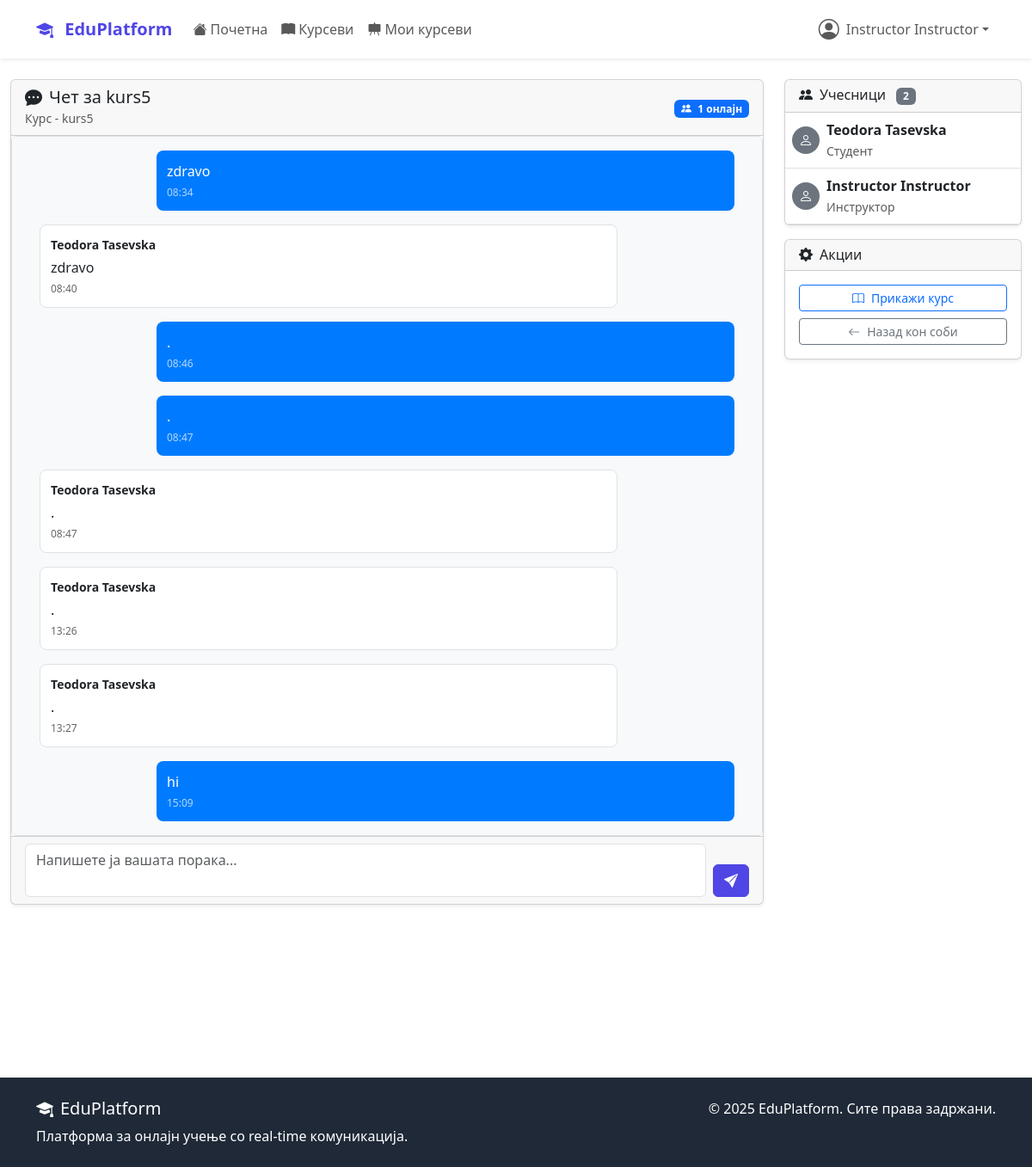
Before: /chat/room/3/ (signed in) with the older database file.
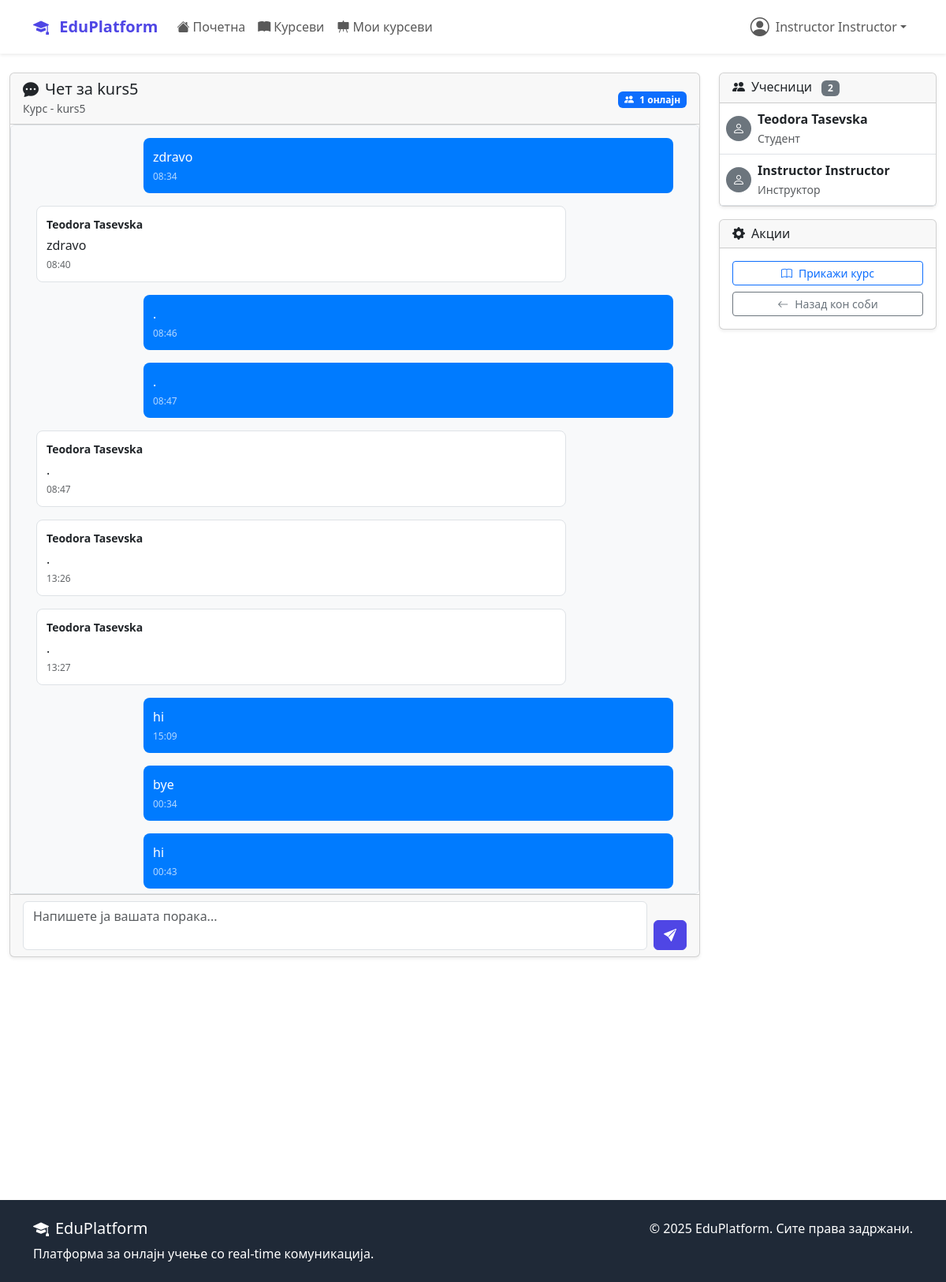
After: the same page with the newer database file.
### chat/models.py (models this page shows)
class Message(models.Model):
    MESSAGE_TYPE_CHOICES = (
        ('text', 'Текст'),
        ('file', 'Фајл'),
        ('image', 'Слика'),
        ('system', 'Системска'),
    )
    room = models.ForeignKey(ChatRoom, on_delete=models.CASCADE, related_name='messages')
    sender = models.ForeignKey(
        settings.AUTH_USER_MODEL,
        on_delete=models.CASCADE,
        related_name='sent_messages'
    )
    content = models.TextField()
    message_type = models.CharField(max_length=20, choices=MESSAGE_TYPE_CHOICES, default='text')
    file_attachment = models.FileField(upload_to='chat_files/', blank=True, null=True)
    reply_to = models.ForeignKey(
        'self',
        on_delete=models.CASCADE,
        null=True,
        blank=True,
        related_name='replies'
    )
    is_edited = models.BooleanField(default=False)
    edited_at = models.DateTimeField(null=True, blank=True)
    timestamp = models.DateTimeField(auto_now_add=True)
    class Meta:
        ordering = ['timestamp']
    def __str__(self):
        return f"{self.sender.username}: {self.content[:50]}..."

### accounts/models.py (models this page shows, shortened)
class User(AbstractUser):
    USER_TYPE_CHOICES = (
        ('student', 'Студент'),
        ('instructor', 'Инструктор'),
        ('admin', 'Администратор'),
    )
    user_type = models.CharField(
        max_length=20,
        choices=USER_TYPE_CHOICES,
        default='student'
    )
    bio = models.TextField(max_length=500, blank=True)
    profile_picture = models.ImageField(
        upload_to='profile_pics/',
        blank=True,  # Додадено
        null=True    # Додадено
    )
    birth_date = models.DateField(null=True, blank=True)
    phone_number = models.CharField(max_length=15, blank=True)
    created_at = models.DateTimeField(auto_now_add=True)
    updated_at = models.DateTimeField(auto_now=True)

### chat/views.py (the view, shortened to what this page needs)
# urls.py: path('room/<int:room_id>/', views.ChatRoomView.as_view(), name='room'),
class ChatRoomView(LoginRequiredMixin, DetailView):
    model = ChatRoom
    template_name = 'chat/room.html'
    context_object_name = 'room'
    pk_url_kwarg = 'room_id'
    def get_object(self):
        room = get_object_or_404(ChatRoom, id=self.kwargs['room_id'])
        return room
    def get_context_data(self, **kwargs):
        context = super().get_context_data(**kwargs)
        room = self.object
        context['messages'] = Message.objects.filter(
            room=room
        ).select_related('sender').order_by('-timestamp')[:50][::-1]
        context['participants'] = room.participants.all()
        context['message_form'] = MessageForm()
        context['room_group_name'] = room.get_room_group_name()
        return context

### chat/forms.py
class MessageForm(forms.ModelForm):
    class Meta:
        model = Message
        fields = ['content']
        widgets = {
            'content': forms.Textarea(attrs={
                'rows': 3,
                'placeholder': 'Напишете ја вашата порака...',
                'class': 'form-control'
            })
        }
    def __init__(self, *args, **kwargs):
        super().__init__(*args, **kwargs)
        self.helper = FormHelper()
        self.helper.layout = Layout(
            Field('content'),
            Submit('submit', 'Испрати', css_class='btn btn-primary mt-2')
        )

### chat/models.py (called while the page is built)
    def get_room_group_name(self):
        return f"chat_{self.id}"

### courses/models.py (called while the page is built)
    def get_absolute_url(self):
        return reverse('courses:detail', kwargs={'slug': self.slug})

### templates/chat/room.html (shortened to what the changed rows need)
{% extends 'base.html' %}
{% block content %}
<div class="container-fluid mt-4">
    <div class="row">
        <div class="col-lg-9">
            <div class="card shadow-sm">
                <div class="card-body p-0">
                    <div class="chat-container p-3" id="chat-messages">
                        {% for message in messages %}
                        <div class="message {% if message.sender == user %}own{% else %}other{% endif %}"
                             data-message-id="{{ message.id }}">
                            {% if message.sender != user %}
                                <div class="message-sender">{{ message.sender.get_full_name|default:message.sender.username }}</div>
                            {% endif %}
                            <div class="message-content">{{ message.content }}</div>
                            <div class="message-time">{{ message.timestamp|date:"H:i" }}</div>
                        </div>
                        {% endfor %}
                    </div>
                </div>
            </div>
        </div>
        <div class="col-lg-3">
            <div class="card shadow-sm">
                <div class="card-body p-0">
                    <div class="online-users" id="participants-list">
                        {% for participant in participants %}
                        <div class="d-flex align-items-center p-2 border-bottom participant-item"
                             data-user-id="{{ participant.id }}">
                            {% if participant.profile_picture %}
                                <img src="{{ participant.profile_picture.url }}"
                                     alt="{{ participant.get_full_name }}"
                                     class="rounded-circle me-2" width="32" height="32">
                            {% else %}
                                <div class="bg-secondary rounded-circle d-flex align-items-center justify-content-center me-2"
                                     style="width: 32px; height: 32px;">
                                    <i class="bi bi-person text-white"></i>
                                </div>
                            {% endif %}
                            <div class="flex-grow-1">
                                <div class="fw-bold">{{ participant.get_full_name|default:participant.username }}</div>
                                <small class="text-muted">{{ participant.get_user_type_display }}</small>
                            </div>
                        </div>
                        {% endfor %}
                    </div>
                </div>
            </div>
        </div>
    </div>
</div>
{% endblock %}

### templates/base.html (shortened to what this page needs)
<!DOCTYPE html>
<html lang="mk">
<head>
    <link href="https://cdn.jsdelivr.net/npm/bootstrap@5.3.2/dist/css/bootstrap.min.css" rel="stylesheet">
    <link rel="stylesheet" href="https://cdn.jsdelivr.net/npm/bootstrap-icons@1.11.1/font/bootstrap-icons.css">
</head>
<body class="d-flex flex-column min-vh-100">
    <nav class="navbar navbar-expand-lg navbar-light bg-white shadow-sm">
        <div class="container">
            <a class="navbar-brand" href="{% url 'dashboard:home' %}">
                <i class="bi bi-mortarboard-fill me-2"></i>
                EduPlatform
            </a>
            <div class="collapse navbar-collapse" id="navbarNav">
                <ul class="navbar-nav me-auto">
                    <li class="nav-item">
                        <a class="nav-link" href="{% url 'dashboard:home' %}">
                            <i class="bi bi-house-fill me-1"></i>Почетна
                        </a>
                    </li>
                    <li class="nav-item">
                        <a class="nav-link" href="{% url 'courses:list' %}">
                            <i class="bi bi-book-fill me-1"></i>Курсеви
                        </a>
                    </li>
                    {% if user.is_authenticated and user.user_type == 'instructor' %}
                    <li class="nav-item">
                        <a class="nav-link" href="{% url 'courses:my_courses' %}">
                            <i class="bi bi-easel-fill me-1"></i>Мои курсеви
                        </a>
                    </li>
                    {% endif %}
                </ul>
                <ul class="navbar-nav">
                    {% if user.is_authenticated %}
                        <li class="nav-item dropdown">
                            <a class="nav-link dropdown-toggle d-flex align-items-center" href="#"
                               id="navbarDropdown" role="button" data-bs-toggle="dropdown">
                                {% if user.profile_picture %}
                                    <img src="{{ user.profile_picture.url }}" alt="Профил"
                                         class="rounded-circle me-2" width="32" height="32">
                                {% else %}
                                    <i class="bi bi-person-circle me-2 fs-4"></i>
                                {% endif %}
                                {{ user.get_full_name|default:user.username }}
                            </a>
                        </li>
                    {% endif %}
                </ul>
            </div>
        </div>
    </nav>
    <main class="flex-grow-1">
        {% block content %}{% endblock %}
    </main>
    <footer class="footer mt-5 py-4">
        <div class="container">
            <div class="row">
                <div class="col-md-6">
                    <h5><i class="bi bi-mortarboard-fill me-2"></i>EduPlatform</h5>
                    <p class="mb-0">Платформа за онлајн учење со real-time комуникација.</p>
                </div>
                <div class="col-md-6 text-md-end">
                    <p class="mb-0">&copy; 2025 EduPlatform. Сите права задржани.</p>
                </div>
            </div>
        </div>
    </footer>
</body>
</html>

Changed rows visible on the page:
added Message: content "bye", timestamp "00:34"
added Message: content "hi", timestamp "00:43"
